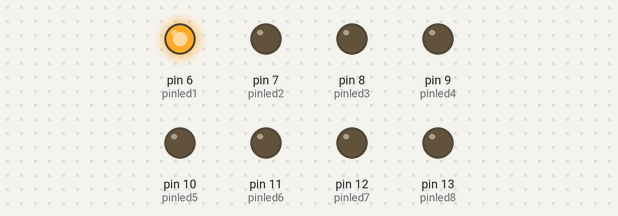
The sketch below on a simulated Arduino Uno, built with avr-gcc and run on an emulated ATmega328P. Parts: output pins drawn as LEDs (lit = HIGH). What the sketch prints to the serial monitor is not drawn.

Above: at 0.02 s.
At 0.42 s:
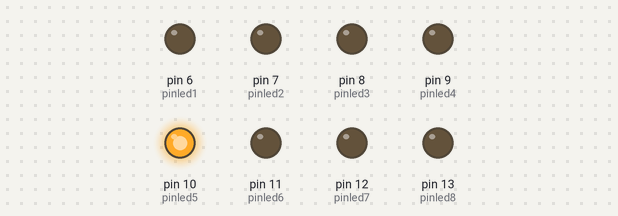
At 0.82 s:
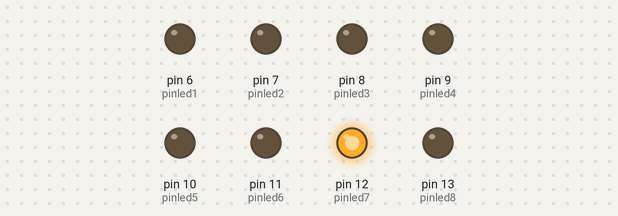
At 1.62 s:
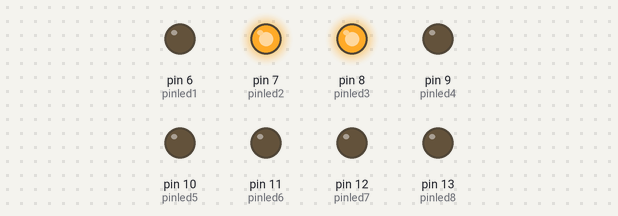
At 2.42 s:
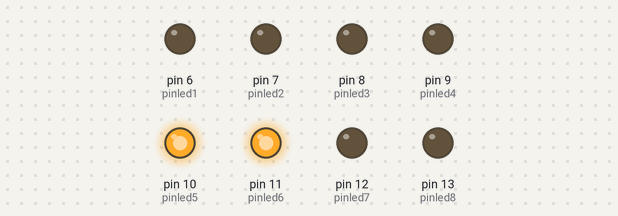
At 3.27 s:
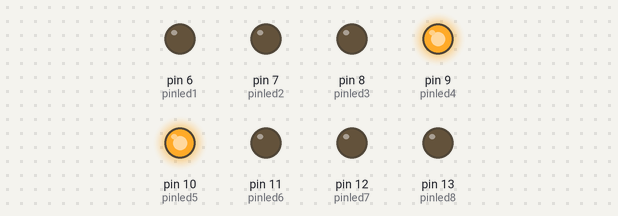
Timing chart, 0 to 3.6 s (numbered marks = the images above):
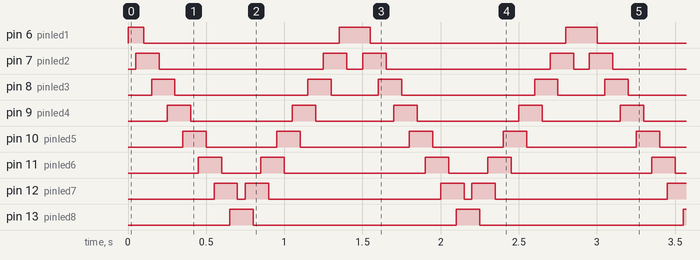

The sketch:

CylonScanner04.ino
```cpp
//CylonScanner04
//http://wiki.lvl1.org/Cylon_LEDs

//code for Cylon - I am sure this could be more elegant!
//bpw 2/11/22

int pinled1 = 6;
int pinled2 = 7;
int pinled3 = 8;
int pinled4 = 9;
int pinled5 = 10;
int pinled6 = 11;
int pinled7 = 12;
int pinled8 = 13;
int t = 50;
void setup()
{
  Serial.begin(9600);
  Serial.println("CylonScanner04");
  pinMode(pinled1, OUTPUT);
  pinMode(pinled2, OUTPUT);
  pinMode(pinled3, OUTPUT);
  pinMode(pinled4, OUTPUT);
  pinMode(pinled5, OUTPUT);
  pinMode(pinled6, OUTPUT);
  pinMode(pinled7, OUTPUT);
  pinMode(pinled8, OUTPUT);
}

void loop()
{
  digitalWrite(pinled1, HIGH);
  delay(t);
  digitalWrite(pinled2, HIGH);
  delay(t);
  digitalWrite(pinled1, LOW);
  delay(t);
  digitalWrite(pinled3, HIGH);
  delay(t);
  digitalWrite(pinled2, LOW);
  delay(t);
  digitalWrite(pinled4, HIGH);
  delay(t);
  digitalWrite(pinled3, LOW);
  delay(t);
  digitalWrite(pinled5, HIGH);
  delay(t);
  digitalWrite(pinled4, LOW);
  delay(t);
  digitalWrite(pinled6, HIGH);
  delay(t);
  digitalWrite(pinled5, LOW);
  delay(t);
  digitalWrite(pinled7, HIGH);
  delay(t);
  digitalWrite(pinled6, LOW);
  delay(t);
  digitalWrite(pinled8, HIGH);
  delay(t);
  digitalWrite(pinled7, LOW);
  delay(t);
  digitalWrite(pinled7, HIGH);
  delay(t);
  digitalWrite(pinled8, LOW);
  delay(t);
  digitalWrite(pinled6, HIGH);
  delay(t);
  digitalWrite(pinled7, LOW);
  delay(t);
  digitalWrite(pinled5, HIGH);
  delay(t);
  digitalWrite(pinled6, LOW);
  delay(t);
  digitalWrite(pinled4, HIGH);
  delay(t);
  digitalWrite(pinled5, LOW);
  delay(t);
  digitalWrite(pinled3, HIGH);
  delay(t);
  digitalWrite(pinled4, LOW);
  delay(t);
  digitalWrite(pinled2, HIGH);
  delay(t);
  digitalWrite(pinled3, LOW);
  delay(t);
  digitalWrite(pinled1, HIGH);
  delay(t);
  digitalWrite(pinled2, LOW);
  delay(t);

}
```

Measured:
- by itself, pin 6 (pinled1): repeats every 1.5 s: LOW 1.3 s, HIGH 0.20 s
- by itself, pin 7 (pinled2): repeats every 1.5 s: LOW 1.1 s, HIGH 0.15 s, LOW 0.10 s, HIGH 0.15 s
- by itself, pin 8 (pinled3): repeats every 1.5 s: LOW 0.85 s, HIGH 0.15 s, LOW 0.30 s, HIGH 0.15 s
- by itself, pin 9 (pinled4): repeats every 1.5 s: LOW 0.65 s, HIGH 0.15 s, LOW 0.50 s, HIGH 0.15 s
- by itself, pin 10 (pinled5): repeats every 1.5 s: LOW 0.45 s, HIGH 0.15 s, LOW 0.70 s, HIGH 0.15 s
- by itself, pin 11 (pinled6): repeats every 1.5 s: LOW 0.25 s, HIGH 0.15 s, LOW 0.90 s, HIGH 0.15 s
- by itself, pin 12 (pinled7): repeats every 1.5 s: LOW 0.05 s, HIGH 0.15 s, LOW 1.1 s, HIGH 0.15 s
- by itself, pin 13 (pinled8): alternates HIGH for 0.15 s and LOW for 1.3 s
